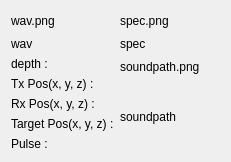
                     <widget class="QWidget" name="show">
                      <layout class="QGridLayout" name="gridLayout_5">
                       <item row="0" column="0">
                        <layout class="QGridLayout" name="gridLayout_4">
                         <item row="1" column="1">
                          <layout class="QVBoxLayout" name="verticalLayout_4">
                           <item>
                            <widget class="QLabel" name="label_2">
                             <property name="minimumSize">
                              <size>
                               <width>100</width>
                               <height>20</height>
                              </size>
                             </property>
                             <property name="maximumSize">
                              <size>
                               <width>100</width>
                               <height>20</height>
                              </size>
                             </property>
                             <property name="text">
                              <string>wav.png</string>
                             </property>
                            </widget>
                           </item>
                           <item>
                            <widget class="QLabel" name="label_wav">
                             <property name="sizePolicy">
                              <sizepolicy hsizetype="Preferred" vsizetype="Preferred">
                               <horstretch>0</horstretch>
                               <verstretch>0</verstretch>
                              </sizepolicy>
                             </property>
                             <property name="minimumSize">
                              <size>
                               <width>0</width>
                               <height>0</height>
                              </size>
                             </property>
                             <property name="text">
                              <string>wav</string>
                             </property>
                            </widget>
                           </item>
                          </layout>
                         </item>
                         <item row="1" column="2">
                          <layout class="QVBoxLayout" name="verticalLayout_16">
                           <item>
                            <widget class="QLabel" name="label_4">
                             <property name="minimumSize">
                              <size>
                               <width>100</width>
                               <height>20</height>
                              </size>
                             </property>
                             <property name="maximumSize">
                              <size>
                               <width>100</width>
                               <height>20</height>
                              </size>
                             </property>
                             <property name="text">
                              <string>spec.png</string>
                             </property>
                            </widget>
                           </item>
                           <item>
                            <widget class="QLabel" name="label_spec">
                             <property name="sizePolicy">
                              <sizepolicy hsizetype="Preferred" vsizetype="Preferred">
                               <horstretch>0</horstretch>
                               <verstretch>0</verstretch>
                              </sizepolicy>
                             </property>
                             <property name="minimumSize">
                              <size>
                               <width>0</width>
                               <height>0</height>
                              </size>
                             </property>
                             <property name="text">
                              <string>spec</string>
                             </property>
                            </widget>
                           </item>
                          </layout>
                         </item>
                         <item row="3" column="2">
                          <layout class="QVBoxLayout" name="verticalLayout_18">
                           <item>
                            <widget class="QLabel" name="label_3">
                             <property name="minimumSize">
                              <size>
                               <width>100</width>
                               <height>20</height>
                              </size>
                             </property>
                             <property name="maximumSize">
                              <size>
                               <width>100</width>
                               <height>20</height>
                              </size>
                             </property>
                             <property name="text">
                              <string>soundpath.png</string>
                             </property>
                            </widget>
                           </item>
                           <item>
                            <widget class="QLabel" name="label_soundpath">
                             <property name="sizePolicy">
                              <sizepolicy hsizetype="Preferred" vsizetype="Preferred">
                               <horstretch>0</horstretch>
                               <verstretch>0</verstretch>
                              </sizepolicy>
                             </property>
                             <property name="minimumSize">
                              <size>
                               <width>0</width>
                               <height>0</height>
                              </size>
                             </property>
                             <property name="text">
                              <string>soundpath</string>
                             </property>
                            </widget>
                           </item>
                          </layout>
                         </item>
                         <item row="3" column="1">
                          <layout class="QVBoxLayout" name="verticalLayout_19">
                           <item>
                            <widget class="QLabel" name="outputDepth">
                             <property name="text">
                              <string>depth :</string>
                             </property>
                            </widget>
                           </item>
                           <item>
                            <widget class="QLabel" name="outputTx">
                             <property name="text">
                              <string>Tx Pos(x, y, z) :</string>
                             </property>
                            </widget>
                           </item>
                           <item>
                            <widget class="QLabel" name="outputRx">
                             <property name="text">
                              <string>Rx Pos(x, y, z) :</string>
                             </property>
                            </widget>
                           </item>
                           <item>
                            <widget class="QLabel" name="outputTarget">
                             <property name="text">
                              <string>Target Pos(x, y, z) :</string>
                             </property>
                            </widget>
                           </item>
                           <item>
                            <widget class="QLabel" name="outputPulse">
                             <property name="text">
                              <string>Pulse :</string>
                             </property>
                            </widget>
                           </item>
                          </layout>
                         </item>
                        </layout>
                       </item>
                      </layout>
                     </widget>
